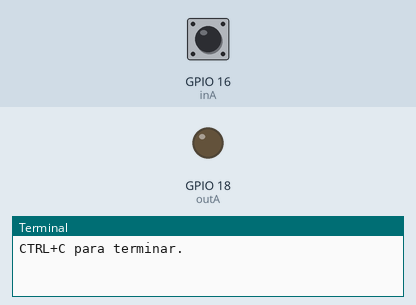
Simulated run of this program. Board: Raspberry Pi (BCM pin numbers). Shown: output pins drawn as LEDs (lit = HIGH), the last lines printed to the terminal. Dashed ring = blinking. Inputs (shaded band) come from the test bench; at power-on: GPIO 16 (inA) HIGH.

Above: at 1.2 s.
1.3 s: GPIO 16 (inA) pulled LOW for 1 s
At 1.6 s:
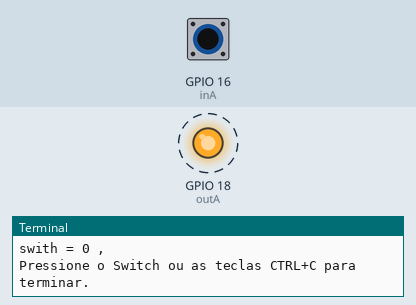
3.8 s: GPIO 16 (inA) pulled LOW for 0.15 s
At 4.5 s:
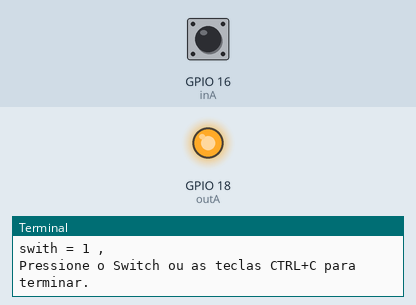
5.4 s: GPIO 16 (inA) pulled LOW for 3.2 s
At 5.7 s:
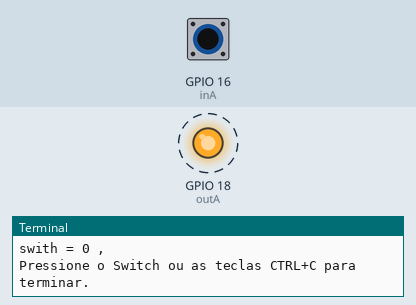
Timing chart, 0 to 9.9 s (numbered marks = the images above; inputs shaded):
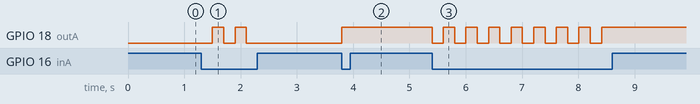

Measured:
- after the input at 1.3 s, GPIO 18 (outA): alternates HIGH for 0.20 s and LOW for 0.20 s, 4 changes in all, then stays LOW, starting after 0.20 s
- after the input at 3.8 s, GPIO 18 (outA): LOW → HIGH at once
- after the input at 5.4 s, GPIO 18 (outA): alternates HIGH for 0.20 s and LOW for 0.20 s, 16 changes in all, then stays HIGH, starting at once

The program:

lab04ex09_inout1.py
```python
import RPi.GPIO as GPIO
from time import sleep

import requests
from datetime import datetime

GPIO.setmode(GPIO.BCM)  # BCM = numeração GPIO
inA = 16
outA = 18
GPIO.setup(inA, GPIO.IN, pull_up_down=GPIO.PUD_UP) # Entrada inA com pullup (= 1)
GPIO.setup(outA, GPIO.OUT, initial=0)

count=0
auxInput = 1
try:
	print("CTRL+C para terminar.")
	while True:
		tempInput = GPIO.input(inA)

		if(tempInput == 0):
			if (auxInput == 0):
				auxInput = 1
			else:
				auxInput = 0
			GPIO.output(outA, auxInput)
			print("swith =",auxInput,",", end="", flush=True) #sem \n e com flush
			count=count
			#print("  Contator = ",count)
			sleep(0.2)
			print("\nPressione o Switch ou as teclas CTRL+C para terminar.")
except KeyboardInterrupt:
	print("\nPrograma terminado pelo utilizador.")
except:
	print("\nErro!!!")
finally:
	print("A fazer 'reset' ao GPIO...", end="")
	GPIO.cleanup()
	print("ok.")
print("Fim do programa.")
```
